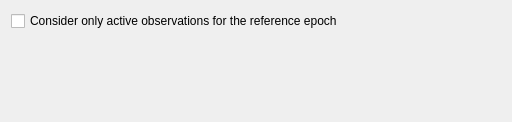
<?xml version="1.0" encoding="UTF-8"?>
<ui version="4.0">
 <class>Dialog_setup_data</class>
 <widget class="QDialog" name="Dialog_setup_data">
  <property name="geometry">
   <rect>
    <x>0</x>
    <y>0</y>
    <width>512</width>
    <height>122</height>
   </rect>
  </property>
  <property name="windowTitle">
   <string>Setup data options</string>
  </property>
  <layout class="QVBoxLayout" name="verticalLayout_3">
   <item>
    <widget class="QCheckBox" name="checkBox_drift_ref_epoch_active_obs_only">
     <property name="toolTip">
      <string>Consider only active observations in the determination of the drift polynomial reference epoch(s).</string>
     </property>
     <property name="text">
      <string>Consider only active observations for the reference epoch</string>
     </property>
    </widget>
   </item>
   <item>
    <spacer name="verticalSpacer">
     <property name="orientation">
      <enum>Qt::Vertical</enum>
     </property>
     <property name="sizeHint" stdset="0">
      <size>
       <width>20</width>
       <height>40</height>
      </size>
     </property>
    </spacer>
   </item>
  </layout>
 </widget>
 <resources/>
 <connections/>
</ui>
